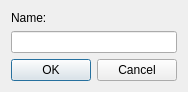
<?xml version="1.0" encoding="UTF-8"?>
<ui version="4.0">
 <class>LineDialog</class>
 <widget class="QDialog" name="LineDialog">
  <property name="geometry">
   <rect>
    <x>0</x>
    <y>0</y>
    <width>184</width>
    <height>86</height>
   </rect>
  </property>
  <property name="windowTitle">
   <string>Dialog</string>
  </property>
  <layout class="QVBoxLayout" name="verticalLayout">
   <item>
    <widget class="QLabel" name="label">
     <property name="text">
      <string>Name:</string>
     </property>
    </widget>
   </item>
   <item>
    <widget class="QLineEdit" name="lineEdit"/>
   </item>
   <item>
    <widget class="QDialogButtonBox" name="buttonBox">
     <property name="orientation">
      <enum>Qt::Horizontal</enum>
     </property>
     <property name="standardButtons">
      <set>QDialogButtonBox::Cancel|QDialogButtonBox::Ok</set>
     </property>
    </widget>
   </item>
  </layout>
 </widget>
 <resources/>
 <connections>
  <connection>
   <sender>buttonBox</sender>
   <signal>accepted()</signal>
   <receiver>LineDialog</receiver>
   <slot>accept()</slot>
   <hints>
    <hint type="sourcelabel">
     <x>225</x>
     <y>365</y>
    </hint>
    <hint type="destinationlabel">
     <x>349</x>
     <y>330</y>
    </hint>
   </hints>
  </connection>
  <connection>
   <sender>buttonBox</sender>
   <signal>rejected()</signal>
   <receiver>LineDialog</receiver>
   <slot>reject()</slot>
   <hints>
    <hint type="sourcelabel">
     <x>289</x>
     <y>361</y>
    </hint>
    <hint type="destinationlabel">
     <x>350</x>
     <y>362</y>
    </hint>
   </hints>
  </connection>
  <connection>
   <sender>lineEdit</sender>
   <signal>returnPressed()</signal>
   <receiver>LineDialog</receiver>
   <slot>accept()</slot>
   <hints>
    <hint type="sourcelabel">
     <x>185</x>
     <y>336</y>
    </hint>
    <hint type="destinationlabel">
     <x>351</x>
     <y>294</y>
    </hint>
   </hints>
  </connection>
 </connections>
</ui>
